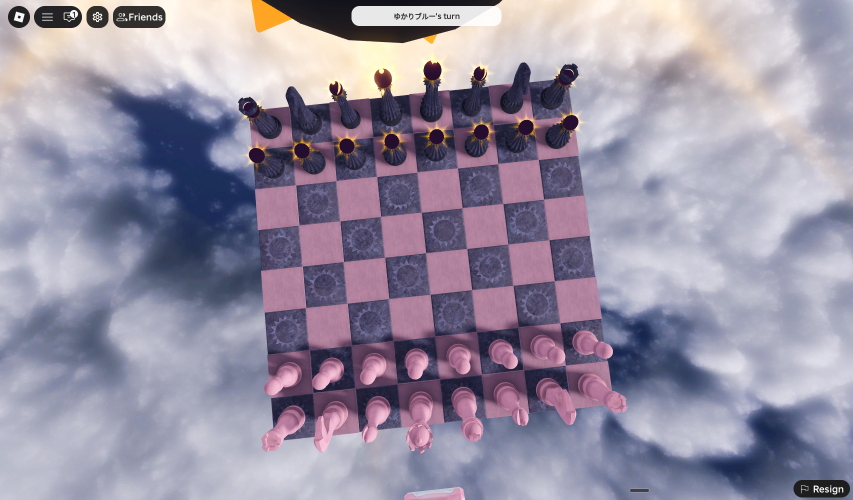
#> input picture assets/reference/roblox_light_dark_cherry.png, 1705 x 1000 px (shown at 1/2 size); its folder holds 2 pictures in this run
$ python debug_vision.py
#> lines starting #> are read from the running program, lines starting #| are printed output that depends on the picture; after the words box and inside, x2 and y2 are one past the last pixel; in counts of white or black regions, pixels touching at a corner belong together; long printed decimals are rounded
#> in main, img is the input picture: shape (1000, 1705, 3); mean B, G, R 162.9, 144.4, 151.4
### board_detection/orientation.py
"""Board orientation: rotation and my-pieces-at-bottom mapping."""

from __future__ import annotations

from dataclasses import dataclass


FILES = "abcdefgh"
RANKS = "12345678"


@dataclass
class BoardOrientation:
    """Maps between display grid (col 0 left, row 0 top) and chess squares.

    rotation_deg: clockwise rotation of the *visual* board relative to
    standard white-at-bottom (a1 bottom-left).

    my_pieces_at_bottom: if True, user's pieces appear at the bottom of
    the warped preview (common Roblox view). Combined with user_is_white
    to choose effective flip.
    """

    rotation_deg: int = 0
    my_pieces_at_bottom: bool = True
    user_is_white: bool = True

    def __post_init__(self) -> None:
        if self.rotation_deg not in (0, 90, 180, 270):
            raise ValueError("rotation_deg must be 0, 90, 180, or 270")

    # [42 lines left out: functions effective_rotation, square_to_display, display_to_square, _rotate_display, square_from_display, not called in this run]

### move_detection/auto_tracker.py
"""Vision + chess-logic move tracker.

Vision only answers: which squares changed, and how much.
Chess logic answers: given the board, which legal moves explain that.

UI should prefer explicit Before→After scan over continuous guessing.
"""

from __future__ import annotations

from dataclasses import dataclass
from typing import Optional

import chess
import cv2
import numpy as np

from board_detection.orientation import BoardOrientation
from move_detection.chess_move_finder import explain_pattern, find_moves
from vision.grid import BoardGrid


@dataclass
class AutoResult:
    move: Optional[chess.Move]
    score: float
    all_top: list[tuple[float, str]]
    locked: bool
    message: str = ""
    heat: Optional[np.ndarray] = None
    changed_squares: list[tuple[str, float]] | None = None


class AutoMoveTracker:
    def __init__(
        self,
        orientation: BoardOrientation | None = None,
        accept_score: float = 12.0,
        confirm_hits: int = 2,
    ) -> None:
        self.orientation = orientation or BoardOrientation()
        self.accept_score = accept_score
        self.confirm_hits = max(1, confirm_hits)
        self._ref_bgr: Optional[np.ndarray] = None
        self._hits_uci = ""
        self._hits = 0
        self._cooldown = 0
        self._last_heat: Optional[np.ndarray] = None

    # [6 lines left out: function reset, not called in this run]

    def set_orientation(self, orientation: BoardOrientation) -> None:
        self.orientation = orientation

    @property
    def locked(self) -> bool:
        return self._ref_bgr is not None

    @property
    def last_heat(self) -> Optional[np.ndarray]:
        return self._last_heat

    # [199 lines left out: functions lock, observe, force_best, on_move_applied, _analyze, _stm_leave_arrive and 2 more, not called in this run]

### tools/debug_vision.py
"""Debug pixel-diff detection on real Roblox screenshots."""
from __future__ import annotations

import sys
from pathlib import Path

import chess
import cv2
import numpy as np

ROOT = Path(__file__).resolve().parent.parent
sys.path.insert(0, str(ROOT))

from board_detection.orientation import BoardOrientation
from move_detection.auto_tracker import AutoMoveTracker


def extract_board(img: np.ndarray) -> np.ndarray:
    h, w = img.shape[:2]
#> h = 1000; w = 1705
    hsv = cv2.cvtColor(img, cv2.COLOR_BGR2HSV)
#> hsv: shape (1000, 1705, 3); mean H, S, V 113.9, 51, 169.1
    mask_pink = cv2.inRange(hsv, (140, 40, 80), (180, 255, 255))
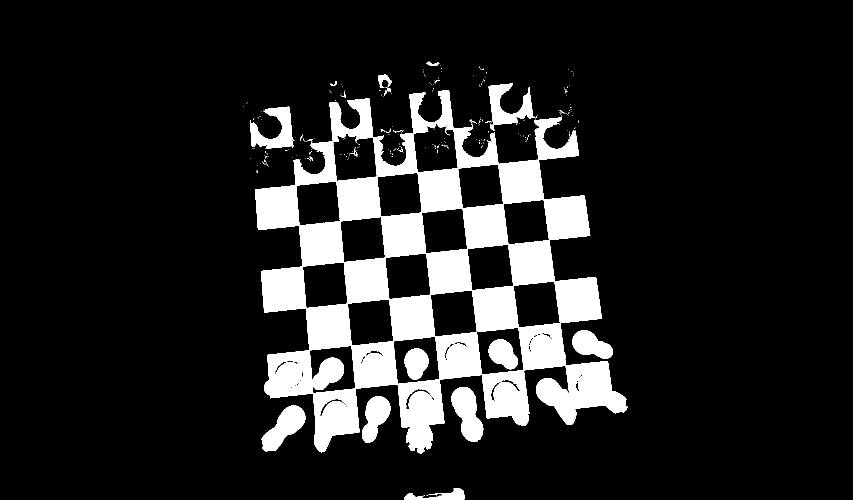
#> mask_pink: shape (1000, 1705) (shown at 1/2 size); 13.7% white; 261 white regions (238 under 20 px), largest, box (x1, y1, x2, y2) and area: (510, 180, 1255, 907) 203924, (903, 774, 967, 884) 4308, (523, 811, 611, 904) 4063
    mask_blue = cv2.inRange(hsv, (90, 40, 40), (140, 255, 200))
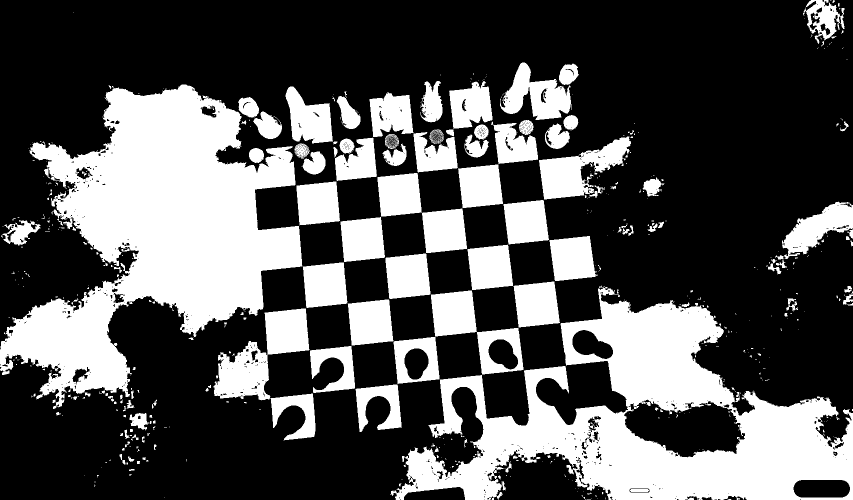
#> mask_blue: shape (1000, 1705) (shown at 1/2 size); 33.1% white; 544 white regions (399 under 20 px), largest, box (x1, y1, x2, y2) and area: (0, 169, 605, 818) 185219, (780, 574, 1705, 1000) 161192, (427, 617, 631, 881) 20034
    mask_purp = cv2.inRange(hsv, (120, 30, 40), (160, 255, 220))
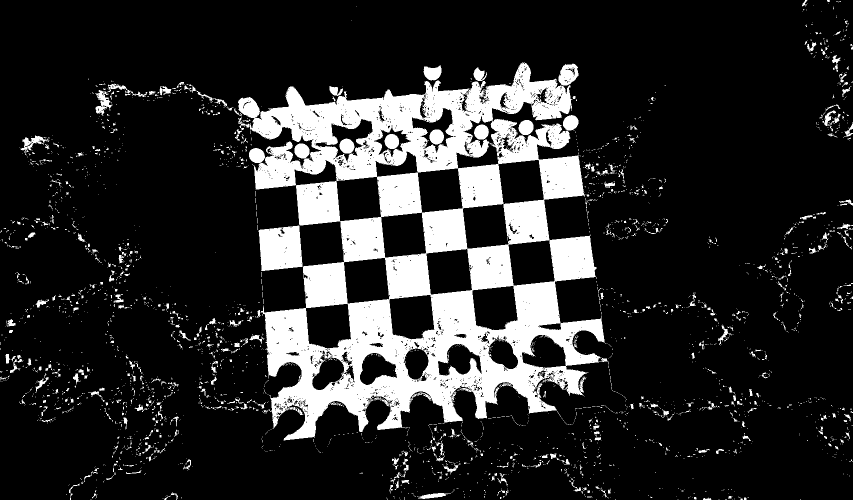
#> mask_purp: shape (1000, 1705) (shown at 1/2 size); 16.6% white; 3156 white regions (2774 under 20 px), largest, box (x1, y1, x2, y2) and area: (476, 125, 1217, 881) 246593, (1117, 127, 1158, 171) 1197, (190, 167, 295, 232) 1193
    mask = cv2.bitwise_or(mask_pink, cv2.bitwise_or(mask_blue, mask_purp))
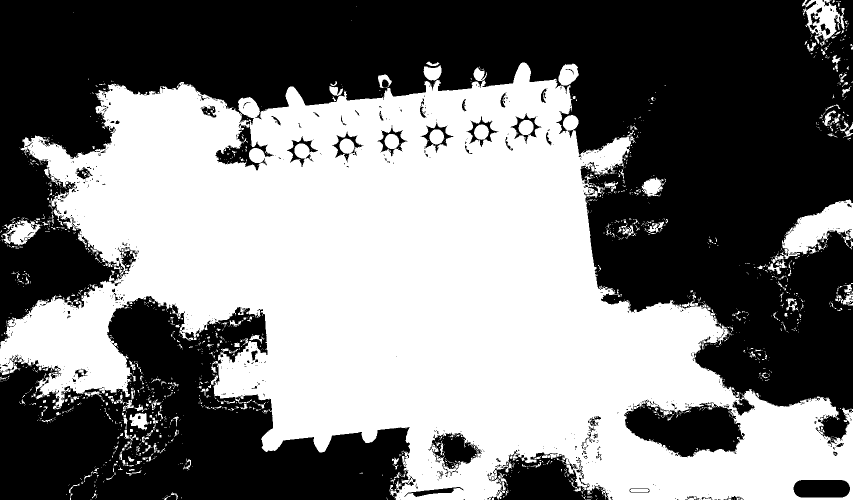
#> mask: shape (1000, 1705) (shown at 1/2 size); 48.7% white; 1868 white regions (1636 under 20 px), largest, box (x1, y1, x2, y2) and area: (0, 125, 1705, 1000) 793002, (1536, 399, 1705, 548) 8905, (1604, 0, 1689, 93) 3416
    # dilate
    mask = cv2.morphologyEx(mask, cv2.MORPH_CLOSE, np.ones((9, 9), np.uint8))
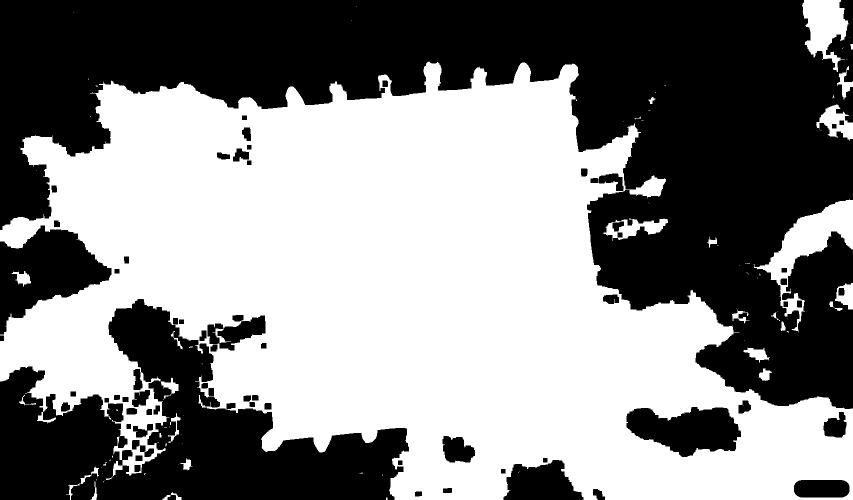
#> mask: shape (1000, 1705) (shown at 1/2 size); 52.9% white; 70 black regions, largest, box (x1, y1, x2, y2) and area: (0, 0, 1705, 818) 576154, (0, 598, 818, 1000) 152440, (0, 451, 223, 669) 25182
    ys, xs = np.where(mask > 0)
    if len(xs) < 100:
        # fallback center crop
        side = int(min(h, w) * 0.55)
        y0 = (h - side) // 2
        x0 = (w - side) // 2
        crop = img[y0 : y0 + side, x0 : x0 + side]
    else:
        x0, x1 = int(xs.min()), int(xs.max())
#> x0 = 0; x1 = 1704
        y0, y1 = int(ys.min()), int(ys.max())
#> y0 = 0; y1 = 999
        pad = 8
        crop = img[max(0, y0 - pad) : min(h, y1 + pad), max(0, x0 - pad) : min(w, x1 + pad)]
    side = min(crop.shape[0], crop.shape[1])
#> side = 1000
    crop = crop[:side, :side]
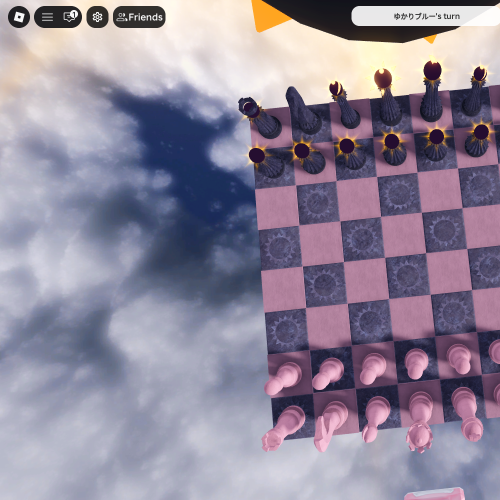
#> crop: shape (1000, 1000, 3) (shown at 1/2 size); mean B, G, R 154.8, 136.3, 144.9
    return cv2.resize(crop, (512, 512), interpolation=cv2.INTER_AREA)
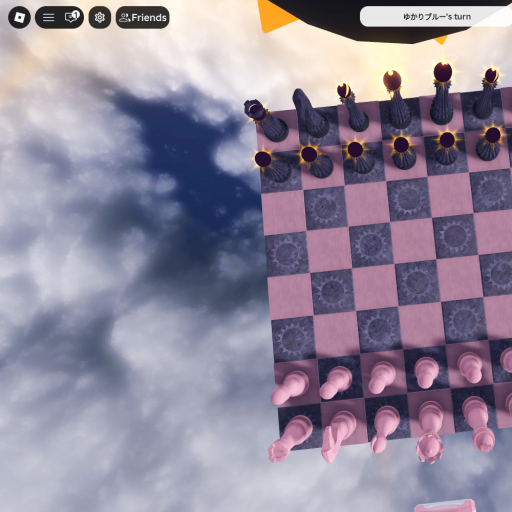
#> returned value: shape (512, 512, 3); mean of channels 0, 1, 2 154.8, 136.3, 144.9; drawn as B, G, R


def main() -> None:
    path = ROOT / "assets" / "reference" / "roblox_light_dark_cherry.png"
    img = cv2.imread(str(path))
    assert img is not None, path
    warped = extract_board(img)
    cv2.imwrite(str(ROOT / "_debug_warped.png"), warped)
    print("warped", warped.shape, "mean", warped.mean())
#| warped (512, 512, 3) mean 145.350

    ori = BoardOrientation()
    tracker = AutoMoveTracker(orientation=ori, accept_score=8.0, confirm_hits=1)
    board = chess.Board()
    tracker.lock(warped)

    # Simulate e2e4: swap/clear cells using display coords
    after = warped.copy()
    cs = 64
    ec, er = ori.square_to_display("e2")
    fc, fr = ori.square_to_display("e4")
    print("e2 display", ec, er, "e4", fc, fr)
    # empty e2 using color from e3 empty-ish center board
    mc, mr = ori.square_to_display("e3")
    after[er * cs : (er + 1) * cs, ec * cs : (ec + 1) * cs] = warped[
        mr * cs : (mr + 1) * cs, mc * cs : (mc + 1) * cs
    ]
    after[fr * cs : (fr + 1) * cs, fc * cs : (fc + 1) * cs] = warped[
        er * cs : (er + 1) * cs, ec * cs : (ec + 1) * cs
    ]
    cv2.imwrite(str(ROOT / "_debug_after.png"), after)

    heat, pairs = tracker._square_deltas(tracker._ref_bgr, after)
    print("top changed:", pairs[:12])
    print("heat e2", heat[er, ec], "e4", heat[fr, fc], "mean", heat.mean())

    res = tracker.force_best(after, board)
    print("result", res.move, res.score if res.move else None, res.message)
    print("top", res.all_top[:8])

    # Same-frame sanity
    heat0, p0 = tracker._square_deltas(tracker._ref_bgr, warped)
    print("same-frame mean heat", float(heat0.mean()), "max", float(heat0.max()))


if __name__ == "__main__":
    main()
#> (the call stopped at in main, `board = chess.Board()`: chess is not available in this run)
